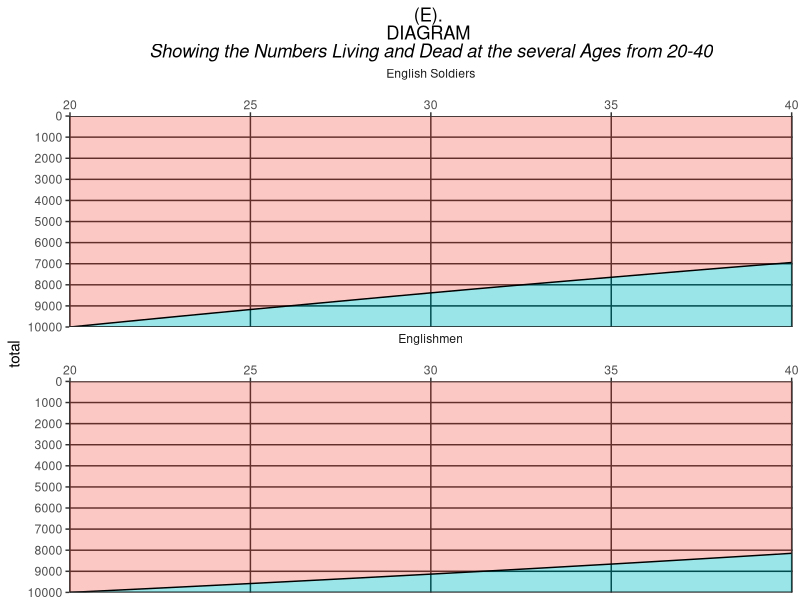

Generate this figure with R:
#R version 4.0.0 (2020-04-24)
library(readxl) # CRAN v1.3.1
library(tidyverse) # CRAN v1.3.0
library(reshape2) # CRAN v1.4.4
library(ggtext) # [github::wilkelab/ggtext] v0.1.0
### I've transcribed english mortality data from pg. 22 of the pdf
mort<- read_excel("EnglishMortalityData.xlsx")
colnames(mort) <- c("age", "n_soldier", "n_english", "d_soldier", "d_english")

#### we want to just seperate these into dying & living
#### can ignore deaths 
##### we're working at the start of each year
living <- mort %>% select(-c(d_soldier, d_english)) %>%
  melt(id.vars=c("age"), variable.name="mort_group", value.name = "living") %>%
  mutate(mort_group=recode_factor(mort_group, "n_soldier"="English Soldiers", "n_english"="Englishmen"))

dead <- mort %>% select(-c(d_soldier, d_english)) %>%
  mutate(dead_soldier=10000-n_soldier,
         dead_english=10000-n_english) %>%
  select(age, dead_soldier, dead_english) %>%
  melt(id.vars=c("age"), variable.name="mort_group", value.name = "dead") %>%
  mutate(mort_group=recode_factor(mort_group, "dead_soldier"="English Soldiers", "dead_english"="Englishmen"))

mort_df <- inner_join(dead, living, by = c("age", "mort_group"))


##### we can actually calculate this for age 40 too as we know how many died age 39

living_40 <- mort %>% filter(age==39) %>%
  select(-age) %>%
  mutate(age=c(40), n_soldier=n_soldier-d_soldier, n_english=n_english-d_english) %>% 
  select(-c(d_soldier, d_english)) %>%
  melt(id.vars=c("age"), variable.name="mort_group", value.name = "living") %>%
  mutate(mort_group=recode_factor(mort_group, "n_soldier"="English Soldiers", "n_english"="Englishmen"))

dead_40 <- mort %>% filter(age==39) %>%
  select(-age) %>%
  mutate(age=c(40), dead_soldier=10000-(n_soldier-d_soldier), dead_english=10000-(n_english-d_english)) %>%
  select(age, dead_soldier, dead_english) %>%
  melt(id.vars=c("age"), variable.name="mort_group", value.name = "dead") %>%
  mutate(mort_group=recode_factor(mort_group, "dead_soldier"="English Soldiers", "dead_english"="Englishmen"))

mort40_df <- inner_join(dead_40, living_40, by = c("age", "mort_group"))
mortplot_df <- bind_rows(mort_df, mort40_df)

####### data manipulation done - this was a nice one !

mortplot_df %>%
  melt(id.vars=c("age", "mort_group"), variable.name="status", value.name = "total") %>%
  mutate(status = factor(status, levels=c("living", "dead"))) %>%
  ggplot()+
  scale_x_continuous(position = "top", expand = c(0,0))+
  facet_wrap(~mort_group, ncol = 1, scales = "free")+
  scale_y_continuous(breaks = seq(0,10000, by=1000), labels=seq(10000, 0, by=-1000), expand = c(0,0))+
  geom_area(aes(x=age, y=total, fill=status), alpha=0.4)+
  theme_bw()+
  labs(title="(E). <br> DIAGRAM <br> *Showing the Numbers Living and Dead at the several Ages from 20-40*")+
  geom_line(aes(x=age, y=total), data=.%>%filter(status=="dead"))+
  theme(legend.position = "none", strip.placement = "outside",
        strip.background = element_blank(),
        plot.title = element_markdown(, hjust = 0.5),
        axis.title.x = element_blank(),
        panel.grid.minor = element_blank(),
        panel.grid.major = element_line(color='black'),
        strip.text = element_text(vjust = 3.2))


